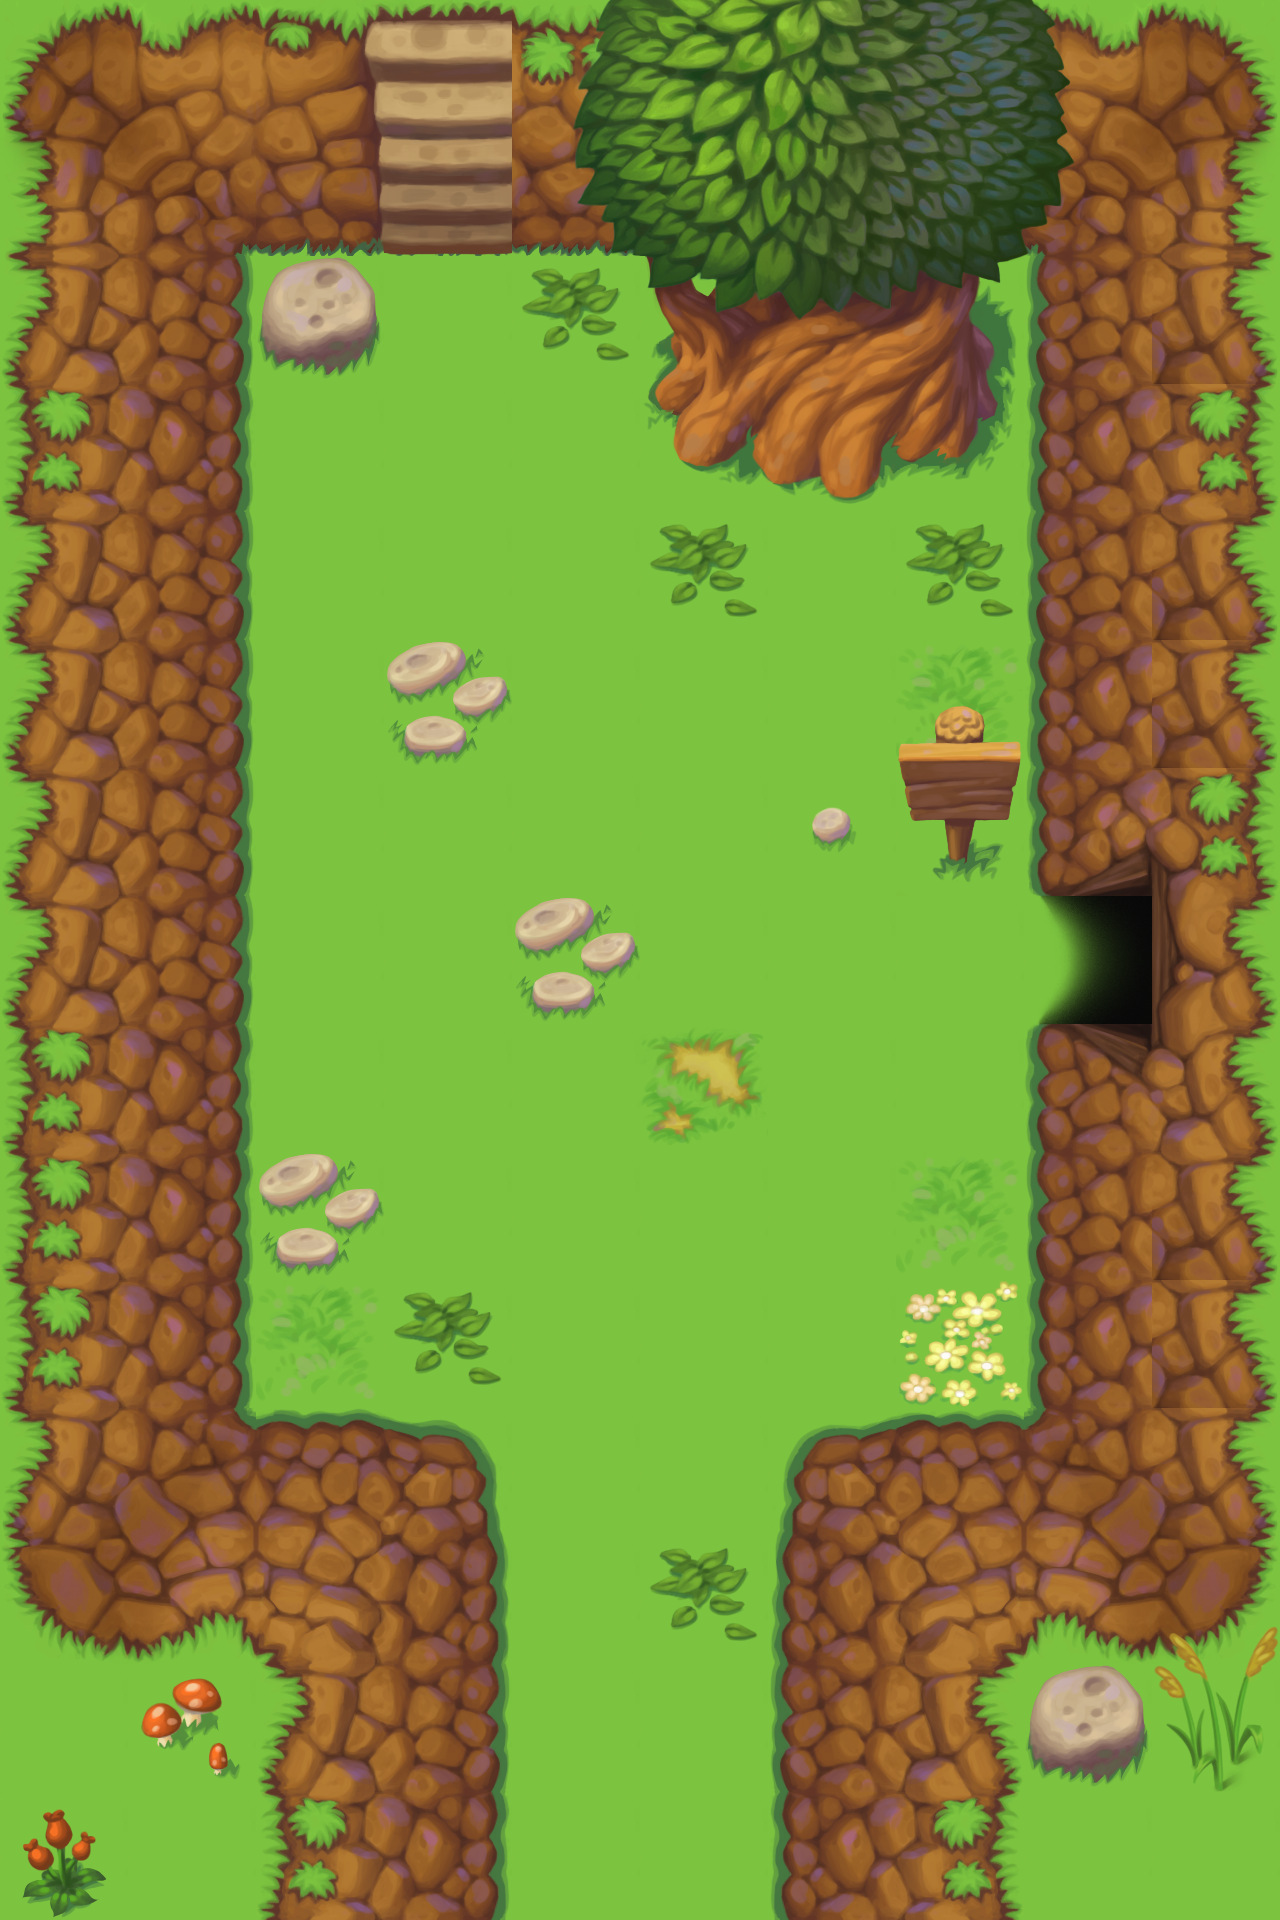

This game map was drawn from its Tiled (.tmx) file and the tilesets committed beside it. A one-line description and the full map source follow:
An orthogonal 10x15 tile map with 128x128 px tiles, 3 tile layers (Capa de patrones 1, Capa de patrones 2, Capa de patrones 3).

<map version="1.10" tiledversion="1.10.2" orientation="orthogonal" renderorder="right-down" width="10" height="15" tilewidth="128" tileheight="128" infinite="0" nextlayerid="4" nextobjectid="1">
 <tileset firstgid="1" name="grassland" tilewidth="128" tileheight="128" tilecount="256" columns="16">
  <image source="grassland.png" width="2048" height="2048" />
 </tileset>
 <layer id="1" name="Capa de patrones 1" width="10" height="15">
  <data encoding="csv">
18,18,18,18,18,18,18,18,18,18,
18,18,18,18,18,18,18,18,18,18,
18,18,18,18,18,18,18,18,18,18,
18,18,18,18,18,18,18,18,18,18,
18,18,18,18,18,18,18,18,18,18,
18,18,18,18,18,18,18,18,18,18,
18,18,18,18,18,18,18,18,18,18,
18,18,18,18,18,18,18,18,18,18,
18,18,18,18,18,18,18,18,18,18,
18,18,18,18,18,18,18,18,18,18,
18,18,18,18,18,18,18,18,18,18,
18,18,18,18,18,18,18,18,18,18,
18,18,18,18,18,18,18,18,18,18,
18,18,18,18,18,18,18,18,18,18,
18,18,18,18,18,18,18,18,18,18
</data>
 </layer>
 <layer id="2" name="Capa de patrones 2" width="10" height="15">
  <data encoding="csv">
119,120,147,147,148,147,147,120,121,122,
135,136,163,163,164,163,163,163,137,138,
117,118,0,0,0,226,227,228,113,154,
133,134,0,0,0,242,243,244,129,130,
117,118,0,0,0,0,0,0,113,154,
117,118,0,0,0,0,0,20,129,154,
117,118,0,0,0,0,0,0,207,208,
117,118,0,0,0,0,0,0,223,224,
133,134,0,0,0,0,0,0,239,240,
133,134,0,0,0,0,0,0,113,154,
133,134,0,0,0,0,0,0,129,154,
151,152,85,86,0,0,81,82,153,154,
167,168,101,102,0,0,97,98,169,170,
0,0,117,118,0,0,113,114,0,0,
0,0,133,134,0,0,129,130,0,0
</data>
 </layer>
 <layer id="3" name="Capa de patrones 3" width="10" height="15">
  <data encoding="csv">
0,0,87,88,193,194,195,196,197,0,
0,0,103,104,209,210,211,212,213,0,
0,0,115,0,245,0,0,0,0,0,
0,0,0,0,0,0,0,0,0,0,
0,0,0,0,0,245,0,245,0,0,
0,0,0,34,0,0,0,90,0,0,
0,0,0,0,0,0,36,106,0,0,
0,0,0,0,34,0,0,0,0,0,
0,0,0,0,0,19,0,0,0,0,
0,0,34,0,0,0,0,20,0,0,
0,0,20,245,0,0,0,131,0,0,
0,0,0,0,0,0,0,0,0,0,
0,0,0,0,0,245,0,0,0,225,
0,35,0,0,0,0,0,0,115,241,
229,0,0,0,0,0,0,0,0,0
</data>
 </layer>
</map>